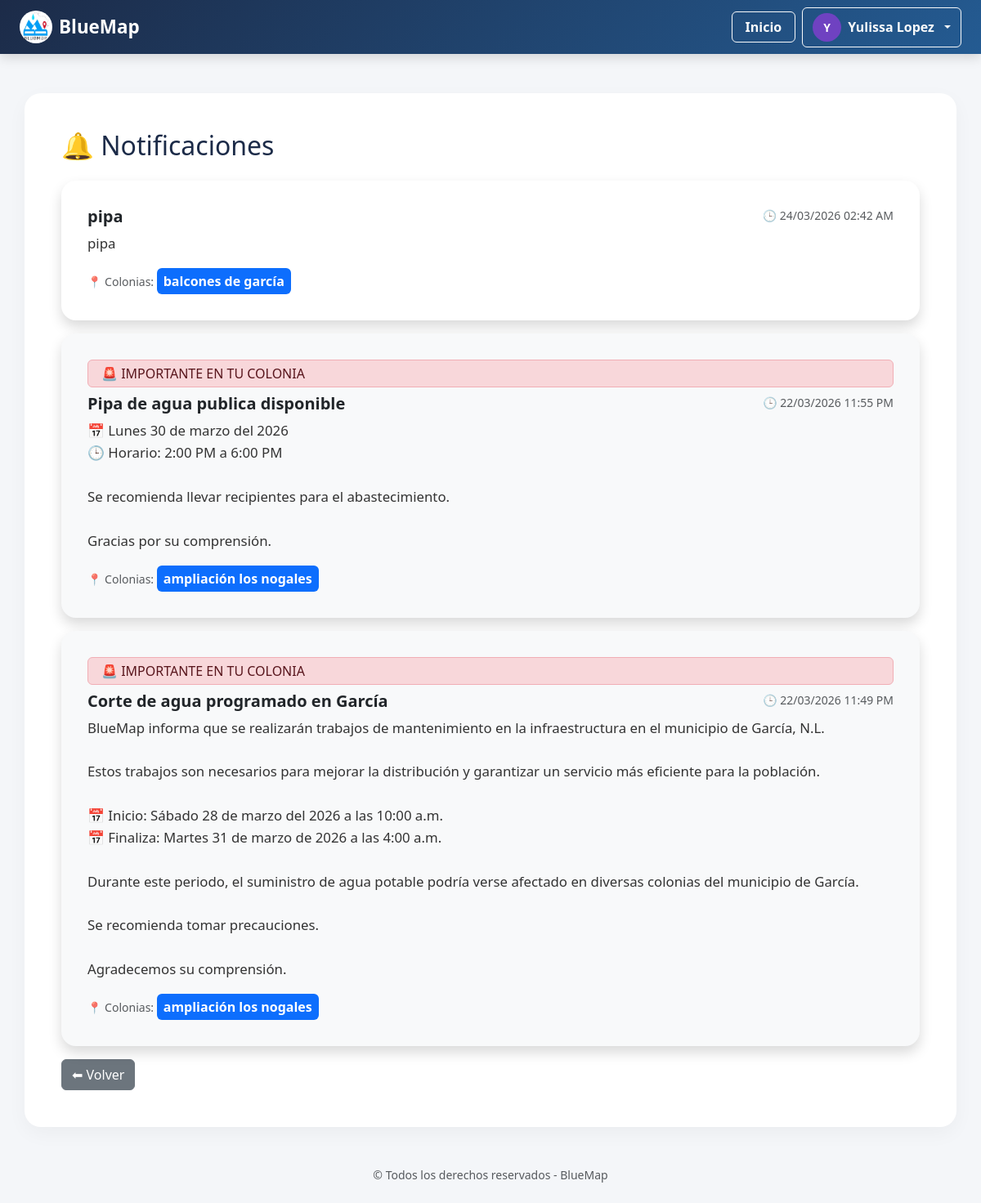
/notificaciones (signed in), run on the app's committed database.
### tables this page shows
CREATE TABLE notificaciones (
    id INTEGER PRIMARY KEY AUTOINCREMENT,
    titulo TEXT,
    mensaje TEXT,
    municipio TEXT,
    colonia TEXT,
    fecha_envio TIMESTAMP DEFAULT CURRENT_TIMESTAMP
, fecha DATETIME, lat REAL, lng REAL);

### app.py (the view)
@app.route('/notificaciones')
def ver_notificaciones():
    if 'usuario_id' not in session:
        return redirect('/login')
    municipio = session.get('municipio', '').lower()
    conn = sqlite3.connect(DB_PATH)
    conn.row_factory = sqlite3.Row
    cursor = conn.cursor()
    if session.get('rol') == 'admin':
        cursor.execute("""
            SELECT titulo, mensaje, GROUP_CONCAT(colonia) as colonias, MAX(fecha) as fecha
            FROM notificaciones
            GROUP BY titulo, mensaje
            ORDER BY fecha DESC
        """)
    else:
        cursor.execute("""
            SELECT titulo, mensaje, GROUP_CONCAT(colonia) as colonias, MAX(fecha) as fecha
            FROM notificaciones
            WHERE LOWER(municipio)=?
            GROUP BY titulo, mensaje
            ORDER BY fecha DESC
        """, (municipio,))
    notificaciones = cursor.fetchall()
    notificaciones_formateadas = []
    colonia_usuario = session.get('usuario_colonia', '').lower().strip()
    for n in notificaciones:
        try:
            fecha_obj = datetime.fromisoformat(n['fecha'])
        except:
            fecha_obj = datetime.strptime(n['fecha'], "%Y-%m-%d %H:%M:%S.%f")
        fecha_formateada = fecha_obj.strftime("%d/%m/%Y %I:%M %p")
        colonias_lista = n['colonias'].lower().split(",")
        coincide = colonia_usuario in colonias_lista
        notificaciones_formateadas.append({
            'titulo': n['titulo'],
            'mensaje': n['mensaje'],
            'colonias': n['colonias'],
            'fecha': fecha_formateada,
            'coincide': coincide
        })
    if session.get('rol') == 'admin':
        cursor.execute("""
            SELECT COUNT(DISTINCT titulo || mensaje)
            FROM notificaciones
        """)
    else:
        cursor.execute("""
            SELECT COUNT(DISTINCT titulo || mensaje)
            FROM notificaciones
            WHERE LOWER(municipio)=?
        """, (municipio,))
    total_notificaciones = cursor.fetchone()[0]
    conn.close()
    session['notificaciones_vistas'] = total_notificaciones
    return render_template(
        'notificaciones.html',
        notificaciones=notificaciones_formateadas,
        total_notificaciones=total_notificaciones
    )

### app.py (called while the page is built)
@app.context_processor
def inject_notificaciones():
    if 'usuario_id' not in session:
        return dict(nuevas_notificaciones=0)
    municipio = session.get('municipio', '').lower()
    conn = sqlite3.connect(DB_PATH)
    cursor = conn.cursor()
    cursor.execute("""
        SELECT COUNT(DISTINCT titulo || mensaje)
        FROM notificaciones
        WHERE LOWER(municipio)=?
    """, (municipio,))
    total = cursor.fetchone()[0]
    conn.close()
    vistas = session.get('notificaciones_vistas', 0)
    nuevas = total - vistas
    if nuevas < 0:
        nuevas = 0
    return dict(nuevas_notificaciones=nuevas)

### templates/notificaciones.html
{% extends "base.html" %}
{% block contenido %}
<h2 class="mb-4">🔔 Notificaciones</h2>
{% for n in notificaciones %}
<div class="card mb-3 p-3 shadow
    {% if n.coincide %} border-danger bg-light {% endif %}">
    <div class="card-body">
        {% if n.coincide %}
            <div class="alert alert-danger py-1 mb-2">
                🚨 IMPORTANTE EN TU COLONIA
            </div>
        {% endif %}
        <div class="d-flex justify-content-between align-items-start mb-2">
            <h5 class="fw-bold mb-0">
                {{ n["titulo"] }}
            </h5>
            <small class="text-muted text-end">
                🕒 {{ n.fecha }}
            </small>
        </div>
        <p style="line-height:1.6;">
            {{ n["mensaje"] | safe }}
        </p>
        <p class="text-muted small mb-0">
            📍 Colonias:
            {% if n["colonias"] %}
                {% for col in n["colonias"].split(",") %}
                    <span class="badge bg-primary me-1 p-2 fs-6">{{ col }}</span>
                {% endfor %}
            {% else %}
                <span>No especificadas</span>
            {% endif %}
        </p>
    </div>
</div>
{% else %}
<div class="alert alert-info">
    No hay notificaciones disponibles.
</div>
{% endfor %}
<a href="{{ url_for('index') }}" class="btn btn-secondary">
    ⬅ Volver
</a>
{% endblock %}

### static/css/estilos.css (style rules this page uses)
body { background-color: #E8ECEF; font-family: 'Segoe UI', Tahoma, Geneva, Verdana, sans-serif; margin: 0; padding: 0; }
h2 { color: #1C2B48; margin-bottom: 15px; }
p { font-size: 1.05rem; line-height: 1.6; color: #333; }
.card { border: none; border-radius: 20px; padding: 30px; box-shadow: 0 6px 20px rgba(0, 0, 0, 0.04); }
body { background-color: #f4f6f9; }
.card { border-radius: 18px; transition: transform 0.15s ease, box-shadow 0.15s ease; }

### data on the page
notificaciones: titulo "pipa", fecha "24/03/2026 02:42 AM", mensaje "pipa", col "balcones de garcía"
notificaciones: shows "🚨 IMPORTANTE EN TU COLONIA", titulo "Pipa de agua publica disponible", fecha "22/03/2026 11:55 PM", mensaje "📅 Lunes 30 de marzo del 2026 🕒 Horario: 2:00 PM a 6:00 PM Se recomienda llevar recipientes para el abastecimiento. Gracias por su comprensión.", col "ampliación los nogales"
notificaciones: shows "🚨 IMPORTANTE EN TU COLONIA", titulo "Corte de agua programado en García", fecha "22/03/2026 11:49 PM", mensaje "BlueMap informa que se realizarán trabajos de mantenimiento en la infraestructura en el municipio de García, N.L. Estos trabajos son necesarios para mejorar la distribución y garantizar un servicio más eficiente para la población. 📅 Inicio: Sábado 28 de marzo del 2026 a las 10:00 a.m. 📅 Finaliza: Martes 31 de marzo de 2026 a las 4:00 a.m. Durante este periodo, el suministro de agua potable podría verse afectado en diversas colonias del municipio de García. Se recomienda tomar precauciones. Agradecemos su comprensión.", col "ampliación los nogales"

### other printed values
{{ session.get('usuario_nombre','U')[0]|upper }} "Y"
{{ session.get('usuario_nombre','Usuario') }} "Yulissa Lopez"
